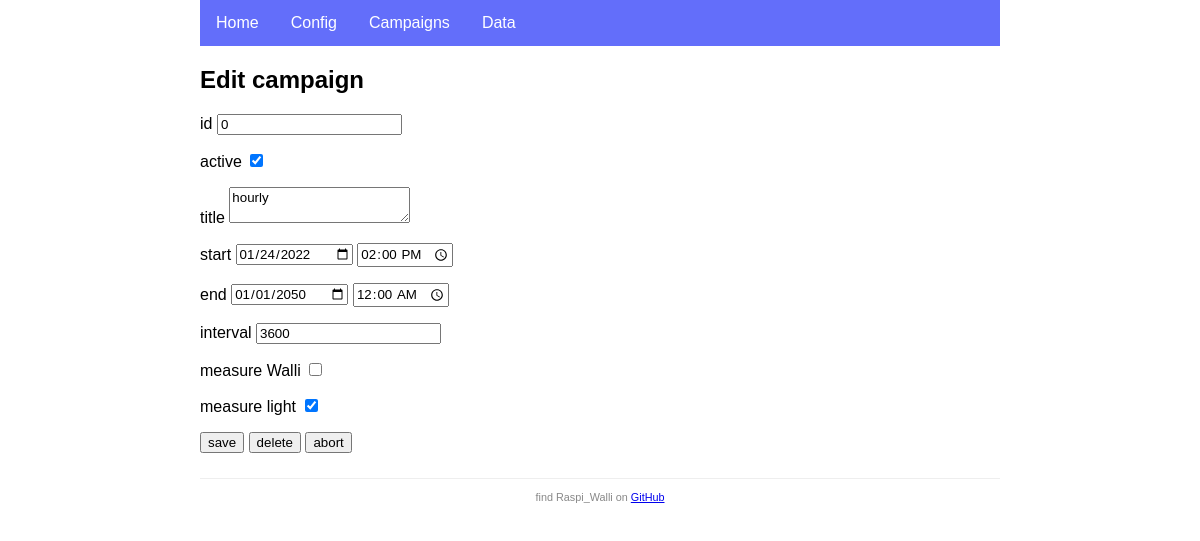
The app's page /campaigns/edit/0/, older data.
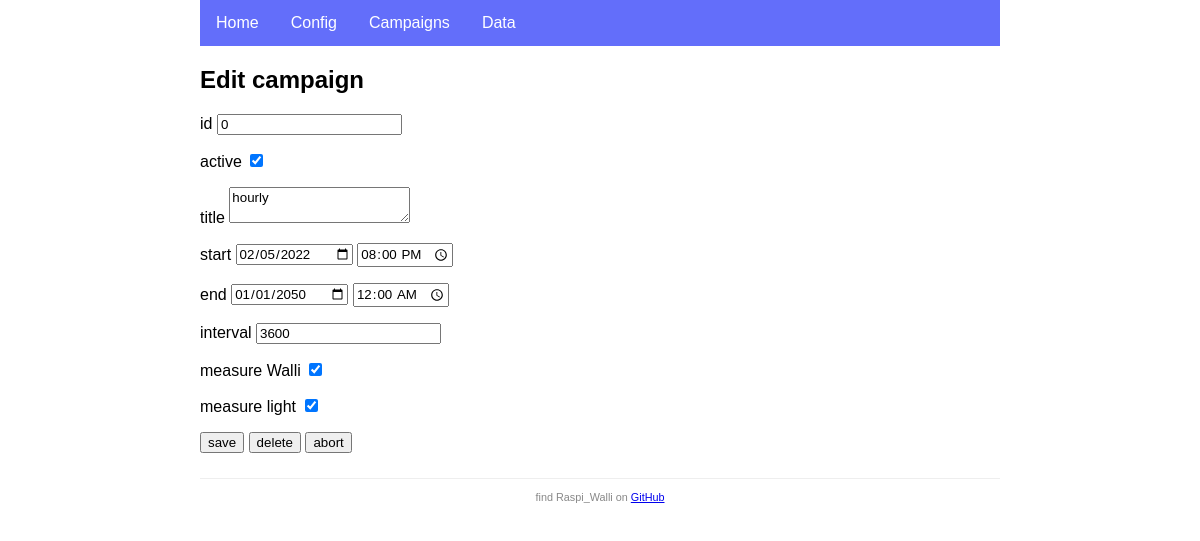
The same page, newer data.
### app.py (models this page shows, shortened)
class Campaign(db.Model):
    id = db.Column(db.Integer, primary_key=True)
    title = db.Column(db.String(120), nullable=False)
    is_active = db.Column(db.Boolean, default=True)
    start = db.Column(db.DateTime, nullable=False)
    end = db.Column(db.DateTime, nullable=False)
    previous = db.Column(db.DateTime)
    interval = db.Column(db.Interval, nullable=False)
    measure_walli = db.Column(db.Boolean, default=True)
    measure_light = db.Column(db.Boolean, default=True)
    walli_stats = db.relationship('WalliStat', backref='campaign', lazy=True, cascade="all, delete")
    lux_values = db.relationship('LuxValue', backref='campaign', lazy=True, cascade="all, delete")

### app.py (the view, shortened to what this page needs)
@app.route('/campaigns/edit/', methods=['GET', 'POST'], defaults={"id": None})
@app.route('/campaigns/edit/<id>/', methods=['GET', 'POST'])
def edit(id=None):
    if request.method == "GET":
        form = CampaignForm()
        if id is not None:
            cmp = db.session.query(Campaign).get(id)
            form.populate(cmp)
        return render_template('edit.html', form=form)
    else:
        logger.warning(f"Unsupported request.method '{request.method}'!")

### app.py (called while the page is built)
    def populate(self, cpn):
        self.id.data = cpn.id
        self.title.data = cpn.title
        self.active.data = cpn.is_active
        self.start_date.data = cpn.start.date()
        self.start_time.data = cpn.start.time()
        self.end_date.data = cpn.end.date()
        self.end_time.data = cpn.end.time()
        self.interval.data = int(cpn.interval / dt.timedelta(seconds=1))
        self.measure_walli.data = cpn.measure_walli
        self.measure_light.data = cpn.measure_light

### templates/edit.html (shortened to what this page needs)
{% extends 'base.html' %}
{% block content %}
<h2>Edit campaign</h2>
<form method="POST" action="" onSubmit="return confirm('Are you sure you wish commit the changes to the database? \nIn case of delete, associated data will be deleted as well!');">
    <p>id {{ form.id }}</p>
    <p>active {{ form.active }}</p>
    <p>title {{ form.title }}</p>
    <p>start {{ form.start_date}} {{ form.start_time}}</p>
    <p>end {{ form.end_date}} {{ form.end_time}}</p>
    <p title="interval in seconds">interval {{ form.interval }}</p>
    <p>measure Walli {{ form.measure_walli }}</p>
    <p>measure light {{ form.measure_light }}</p>
    <p>
        <input type="submit" name="todo" value="save">
        <input type="submit" name="todo" value="delete">
        <a href={{ url_for("campaigns") }} title="go back without changes">
            <button type="button">abort</button>
        </a>
    </p>
</form>
{% endblock %}

Row changes from the older to the newer data that the page shows:
changed Campaign "hourly": measure_walli "☐" → "☑"
Text that changed along with them:
form field start_date: "01/24/2022" → "02/05/2022"
form field start_time: "14:00" → "20:00"
